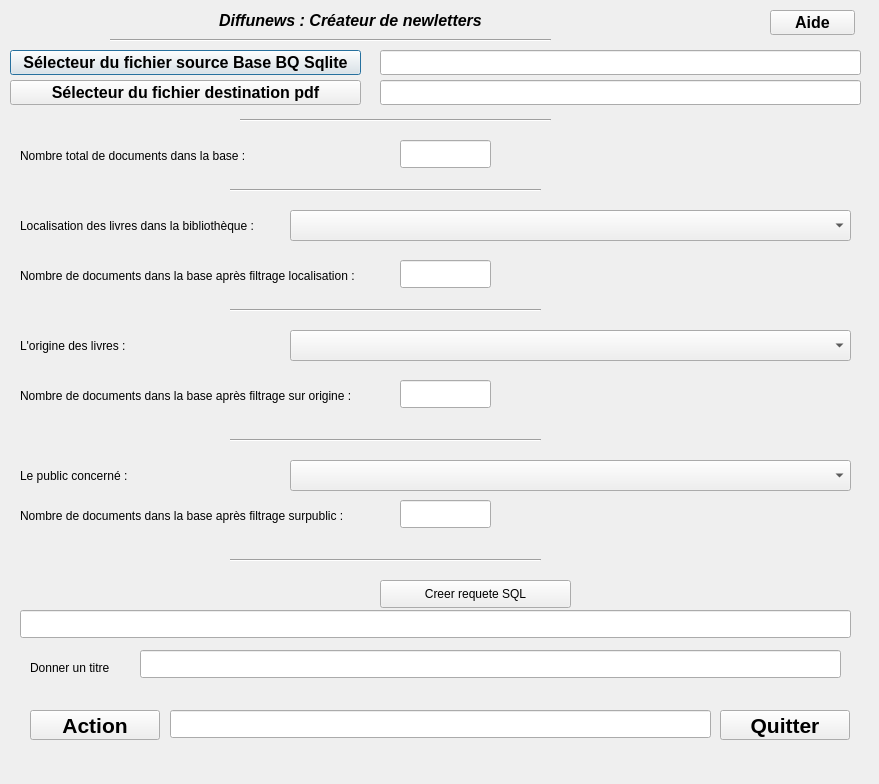
<?xml version="1.0" encoding="UTF-8"?>
<ui version="4.0">
 <class>Dialog</class>
 <widget class="QDialog" name="Dialog">
  <property name="enabled">
   <bool>true</bool>
  </property>
  <property name="geometry">
   <rect>
    <x>0</x>
    <y>0</y>
    <width>879</width>
    <height>784</height>
   </rect>
  </property>
  <property name="windowTitle">
   <string>Dialog</string>
  </property>
  <property name="toolTip">
   <string comment="Application Help tooltip"/>
  </property>
  <property name="locale">
   <locale language="French" country="France"/>
  </property>
  <widget class="QLineEdit" name="lineEdit_fichier_source">
   <property name="geometry">
    <rect>
     <x>380</x>
     <y>50</y>
     <width>481</width>
     <height>25</height>
    </rect>
   </property>
   <property name="toolTip">
    <string>Spécifier un fichier source.</string>
   </property>
   <property name="locale">
    <locale language="French" country="France"/>
   </property>
  </widget>
  <widget class="QPushButton" name="bouton_browse_source_file">
   <property name="geometry">
    <rect>
     <x>10</x>
     <y>50</y>
     <width>351</width>
     <height>25</height>
    </rect>
   </property>
   <property name="minimumSize">
    <size>
     <width>85</width>
     <height>25</height>
    </size>
   </property>
   <property name="font">
    <font>
     <pointsize>12</pointsize>
     <weight>75</weight>
     <bold>true</bold>
    </font>
   </property>
   <property name="toolTip">
    <string>Ouvrir le selecteur de fichier</string>
   </property>
   <property name="locale">
    <locale language="French" country="France"/>
   </property>
   <property name="text">
    <string>Sélecteur du fichier source Base BQ Sqlite</string>
   </property>
  </widget>
  <widget class="QLabel" name="label_titre_application">
   <property name="geometry">
    <rect>
     <x>10</x>
     <y>10</y>
     <width>681</width>
     <height>20</height>
    </rect>
   </property>
   <property name="font">
    <font>
     <pointsize>12</pointsize>
     <weight>75</weight>
     <italic>true</italic>
     <bold>true</bold>
    </font>
   </property>
   <property name="toolTip">
    <string>Outil pour ...</string>
   </property>
   <property name="layoutDirection">
    <enum>Qt::RightToLeft</enum>
   </property>
   <property name="locale">
    <locale language="French" country="France"/>
   </property>
   <property name="text">
    <string>Diffunews : Créateur de newletters</string>
   </property>
   <property name="textFormat">
    <enum>Qt::AutoText</enum>
   </property>
   <property name="alignment">
    <set>Qt::AlignCenter</set>
   </property>
  </widget>
  <widget class="QLineEdit" name="lineEdit_fichier_destination">
   <property name="geometry">
    <rect>
     <x>380</x>
     <y>80</y>
     <width>481</width>
     <height>25</height>
    </rect>
   </property>
   <property name="minimumSize">
    <size>
     <width>230</width>
     <height>25</height>
    </size>
   </property>
   <property name="toolTip">
    <string>Spécifier un Fichier de destination.</string>
   </property>
  </widget>
  <widget class="Line" name="decorslinebas">
   <property name="geometry">
    <rect>
     <x>240</x>
     <y>110</y>
     <width>311</width>
     <height>20</height>
    </rect>
   </property>
   <property name="orientation">
    <enum>Qt::Horizontal</enum>
   </property>
  </widget>
  <widget class="QPushButton" name="bouton_action">
   <property name="geometry">
    <rect>
     <x>30</x>
     <y>710</y>
     <width>130</width>
     <height>30</height>
    </rect>
   </property>
   <property name="minimumSize">
    <size>
     <width>130</width>
     <height>30</height>
    </size>
   </property>
   <property name="font">
    <font>
     <pointsize>16</pointsize>
     <weight>75</weight>
     <bold>true</bold>
    </font>
   </property>
   <property name="toolTip">
    <string extracomment="Lance la génération du fichier .cvs">Action de</string>
   </property>
   <property name="locale">
    <locale language="French" country="France"/>
   </property>
   <property name="text">
    <string>Action</string>
   </property>
  </widget>
  <widget class="QPushButton" name="bouton_browse_destination_file">
   <property name="geometry">
    <rect>
     <x>10</x>
     <y>80</y>
     <width>351</width>
     <height>25</height>
    </rect>
   </property>
   <property name="minimumSize">
    <size>
     <width>85</width>
     <height>25</height>
    </size>
   </property>
   <property name="font">
    <font>
     <pointsize>12</pointsize>
     <weight>75</weight>
     <bold>true</bold>
    </font>
   </property>
   <property name="toolTip">
    <string>Ouvrir le selecteur de fichier</string>
   </property>
   <property name="locale">
    <locale language="French" country="France"/>
   </property>
   <property name="text">
    <string>Sélecteur du fichier destination pdf</string>
   </property>
  </widget>
  <widget class="Line" name="decorslinehaut">
   <property name="geometry">
    <rect>
     <x>110</x>
     <y>30</y>
     <width>441</width>
     <height>20</height>
    </rect>
   </property>
   <property name="font">
    <font>
     <weight>50</weight>
     <bold>false</bold>
    </font>
   </property>
   <property name="orientation">
    <enum>Qt::Horizontal</enum>
   </property>
  </widget>
  <widget class="QLineEdit" name="lineEdit_zone_resultataction">
   <property name="geometry">
    <rect>
     <x>170</x>
     <y>710</y>
     <width>541</width>
     <height>28</height>
    </rect>
   </property>
   <property name="toolTip">
    <string extracomment="Résultat">Indique le resultat  du traitement.</string>
   </property>
  </widget>
  <widget class="QPushButton" name="bouton_exit">
   <property name="geometry">
    <rect>
     <x>720</x>
     <y>710</y>
     <width>130</width>
     <height>30</height>
    </rect>
   </property>
   <property name="minimumSize">
    <size>
     <width>130</width>
     <height>30</height>
    </size>
   </property>
   <property name="font">
    <font>
     <pointsize>16</pointsize>
     <weight>75</weight>
     <bold>true</bold>
    </font>
   </property>
   <property name="toolTip">
    <string extracomment="Quitter l'application">Quitter l'application.</string>
   </property>
   <property name="locale">
    <locale language="French" country="France"/>
   </property>
   <property name="text">
    <string>Quitter</string>
   </property>
  </widget>
  <widget class="QPushButton" name="bouton_aide">
   <property name="geometry">
    <rect>
     <x>770</x>
     <y>10</y>
     <width>85</width>
     <height>25</height>
    </rect>
   </property>
   <property name="font">
    <font>
     <pointsize>12</pointsize>
     <weight>75</weight>
     <bold>true</bold>
    </font>
   </property>
   <property name="tabletTracking">
    <bool>false</bool>
   </property>
   <property name="toolTip">
    <string>Ouvre la fenêtre d'aide détaillée.</string>
   </property>
   <property name="statusTip">
    <string extracomment="Application Help "/>
   </property>
   <property name="locale">
    <locale language="French" country="France"/>
   </property>
   <property name="text">
    <string>Aide</string>
   </property>
  </widget>
  <widget class="QComboBox" name="comboBox_location">
   <property name="geometry">
    <rect>
     <x>290</x>
     <y>210</y>
     <width>561</width>
     <height>31</height>
    </rect>
   </property>
   <property name="toolTip">
    <string>Choisir un emplacement de la bibliothèque.</string>
   </property>
   <property name="statusTip">
    <string/>
   </property>
   <property name="editable">
    <bool>false</bool>
   </property>
   <property name="currentText">
    <string/>
   </property>
  </widget>
  <widget class="QLabel" name="label_location">
   <property name="geometry">
    <rect>
     <x>20</x>
     <y>210</y>
     <width>261</width>
     <height>31</height>
    </rect>
   </property>
   <property name="text">
    <string>Localisation des livres dans la bibliothèque :</string>
   </property>
  </widget>
  <widget class="QComboBox" name="comboBox_originality">
   <property name="geometry">
    <rect>
     <x>290</x>
     <y>330</y>
     <width>561</width>
     <height>31</height>
    </rect>
   </property>
   <property name="toolTip">
    <string>Choisir un emplacement de la bibliothèque.</string>
   </property>
   <property name="statusTip">
    <string/>
   </property>
   <property name="editable">
    <bool>false</bool>
   </property>
   <property name="currentText">
    <string/>
   </property>
  </widget>
  <widget class="QLabel" name="label_originality">
   <property name="geometry">
    <rect>
     <x>20</x>
     <y>330</y>
     <width>261</width>
     <height>31</height>
    </rect>
   </property>
   <property name="text">
    <string>L'origine des livres :</string>
   </property>
  </widget>
  <widget class="QComboBox" name="comboBox_targetaudience">
   <property name="geometry">
    <rect>
     <x>290</x>
     <y>460</y>
     <width>561</width>
     <height>31</height>
    </rect>
   </property>
   <property name="toolTip">
    <string>Choisir un emplacement de la bibliothèque.</string>
   </property>
   <property name="statusTip">
    <string/>
   </property>
   <property name="editable">
    <bool>false</bool>
   </property>
   <property name="currentText">
    <string/>
   </property>
  </widget>
  <widget class="QLabel" name="label_originality_2">
   <property name="geometry">
    <rect>
     <x>20</x>
     <y>460</y>
     <width>261</width>
     <height>31</height>
    </rect>
   </property>
   <property name="text">
    <string>Le public concerné :</string>
   </property>
  </widget>
  <widget class="QLineEdit" name="lineEdit_requete_sql">
   <property name="geometry">
    <rect>
     <x>20</x>
     <y>610</y>
     <width>831</width>
     <height>28</height>
    </rect>
   </property>
  </widget>
  <widget class="QPushButton" name="pushButton_creation_requete">
   <property name="geometry">
    <rect>
     <x>380</x>
     <y>580</y>
     <width>191</width>
     <height>28</height>
    </rect>
   </property>
   <property name="text">
    <string>Creer requete SQL</string>
   </property>
  </widget>
  <widget class="QLabel" name="label_nbretotal">
   <property name="geometry">
    <rect>
     <x>20</x>
     <y>140</y>
     <width>261</width>
     <height>31</height>
    </rect>
   </property>
   <property name="text">
    <string>Nombre total de documents dans la base :</string>
   </property>
  </widget>
  <widget class="QLineEdit" name="lineEdit_nbretotal">
   <property name="geometry">
    <rect>
     <x>400</x>
     <y>140</y>
     <width>91</width>
     <height>28</height>
    </rect>
   </property>
  </widget>
  <widget class="QLineEdit" name="lineEdit_nbretotal_filtre_location">
   <property name="geometry">
    <rect>
     <x>400</x>
     <y>260</y>
     <width>91</width>
     <height>28</height>
    </rect>
   </property>
  </widget>
  <widget class="QLabel" name="label_nbretotal_apresfiltre_location">
   <property name="geometry">
    <rect>
     <x>20</x>
     <y>260</y>
     <width>371</width>
     <height>31</height>
    </rect>
   </property>
   <property name="text">
    <string>Nombre de documents dans la base après filtrage localisation :</string>
   </property>
  </widget>
  <widget class="Line" name="decorslinebas_2">
   <property name="geometry">
    <rect>
     <x>230</x>
     <y>180</y>
     <width>311</width>
     <height>20</height>
    </rect>
   </property>
   <property name="orientation">
    <enum>Qt::Horizontal</enum>
   </property>
  </widget>
  <widget class="Line" name="decorslinebas_3">
   <property name="geometry">
    <rect>
     <x>230</x>
     <y>300</y>
     <width>311</width>
     <height>20</height>
    </rect>
   </property>
   <property name="orientation">
    <enum>Qt::Horizontal</enum>
   </property>
  </widget>
  <widget class="QLineEdit" name="lineEdit_nbretotal_filtre_originality">
   <property name="geometry">
    <rect>
     <x>400</x>
     <y>380</y>
     <width>91</width>
     <height>28</height>
    </rect>
   </property>
  </widget>
  <widget class="QLabel" name="label_nbretotal_apres_filtre_originality">
   <property name="geometry">
    <rect>
     <x>20</x>
     <y>380</y>
     <width>371</width>
     <height>31</height>
    </rect>
   </property>
   <property name="text">
    <string>Nombre de documents dans la base après filtrage sur origine :</string>
   </property>
  </widget>
  <widget class="Line" name="decorslinebas_4">
   <property name="geometry">
    <rect>
     <x>230</x>
     <y>430</y>
     <width>311</width>
     <height>20</height>
    </rect>
   </property>
   <property name="orientation">
    <enum>Qt::Horizontal</enum>
   </property>
  </widget>
  <widget class="QLabel" name="label_nbretotal_apres_filtre_targetaudience">
   <property name="geometry">
    <rect>
     <x>20</x>
     <y>500</y>
     <width>371</width>
     <height>31</height>
    </rect>
   </property>
   <property name="text">
    <string>Nombre de documents dans la base après filtrage surpublic :</string>
   </property>
  </widget>
  <widget class="QLineEdit" name="lineEdit_nbretotal_filtre_targetaudience">
   <property name="geometry">
    <rect>
     <x>400</x>
     <y>500</y>
     <width>91</width>
     <height>28</height>
    </rect>
   </property>
  </widget>
  <widget class="Line" name="decorslinebas_5">
   <property name="geometry">
    <rect>
     <x>230</x>
     <y>550</y>
     <width>311</width>
     <height>20</height>
    </rect>
   </property>
   <property name="orientation">
    <enum>Qt::Horizontal</enum>
   </property>
  </widget>
  <widget class="QLabel" name="label_titre_2">
   <property name="geometry">
    <rect>
     <x>30</x>
     <y>660</y>
     <width>101</width>
     <height>16</height>
    </rect>
   </property>
   <property name="text">
    <string>Donner un titre</string>
   </property>
  </widget>
  <widget class="QLineEdit" name="lineEdit_titre">
   <property name="geometry">
    <rect>
     <x>140</x>
     <y>650</y>
     <width>701</width>
     <height>28</height>
    </rect>
   </property>
  </widget>
 </widget>
 <resources/>
 <connections/>
</ui>
